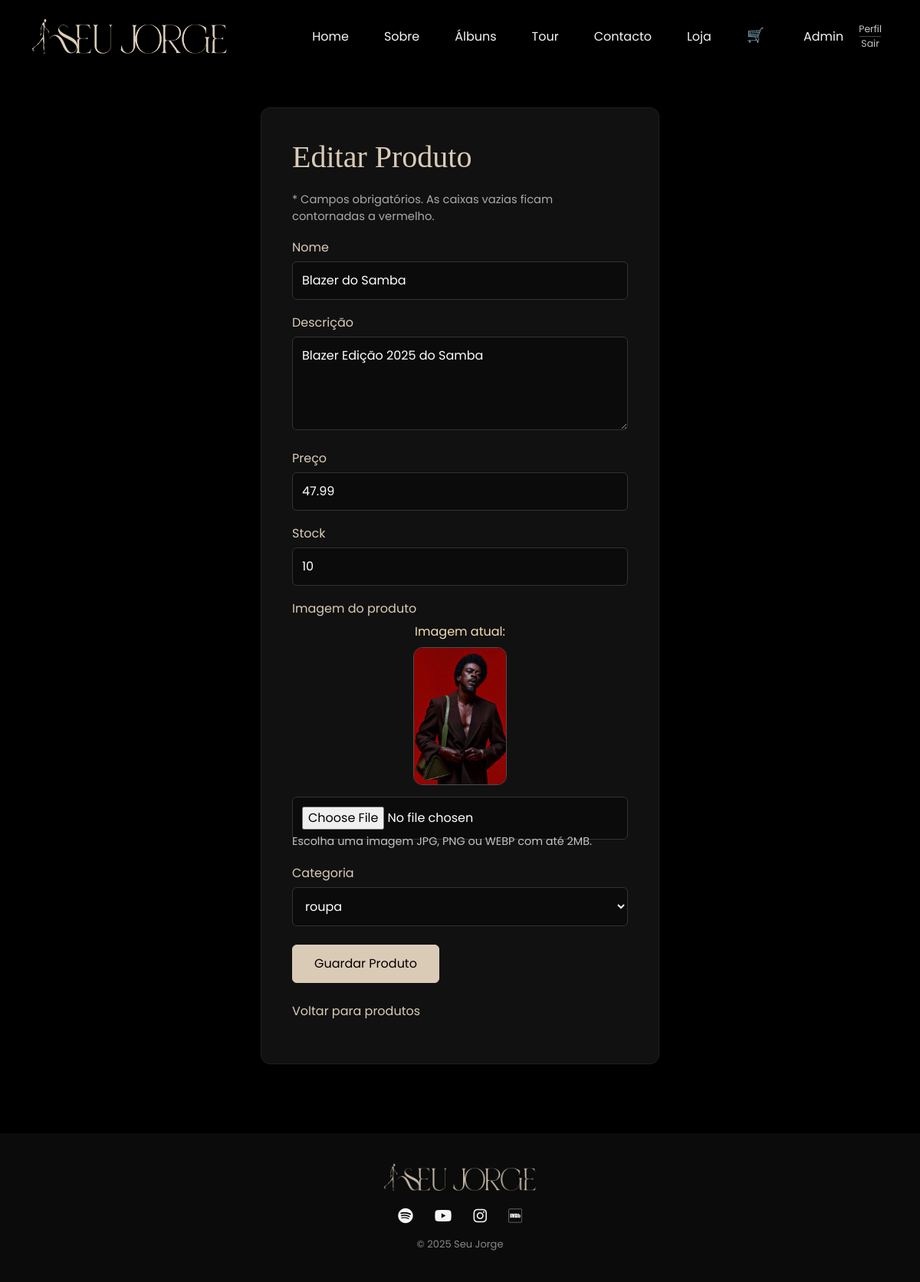
Screenshot of /admin/admin_product_form.php?id=1 (signed in) with the database file from the repository.
### tables this page shows
CREATE TABLE IF NOT EXISTS products (
    id INT AUTO_INCREMENT PRIMARY KEY,
    name VARCHAR(100) NOT NULL,
    description TEXT,
    price DECIMAL(10, 2) NOT NULL,
    stock INT NOT NULL,
    image VARCHAR(255),
    category VARCHAR(50)
);

CREATE TABLE IF NOT EXISTS categories (
    id INT AUTO_INCREMENT PRIMARY KEY,
    name VARCHAR(80) NOT NULL UNIQUE
);

### includes/functions.php (called while the page is built, shortened)
<?php
function caminhoProjeto($caminho = ""){
    $scriptDir = str_replace("\\", "/", dirname($_SERVER["SCRIPT_NAME"] ?? ""));
    if(basename($scriptDir) === "admin"){
        $scriptDir = dirname($scriptDir);
    }
    $scriptDir = rtrim($scriptDir, "/");
    if($scriptDir === "" || $scriptDir === "."){
        $scriptDir = "";
    }
    return $scriptDir . "/" . ltrim($caminho, "/");
}
function limparTexto($valor){
    return htmlspecialchars($valor ?? "", ENT_QUOTES, "UTF-8");
}
?>

### admin/admin_product_form.php (the view, shortened to what this page needs)
<?php
include __DIR__ . "/../config/database.php";
include __DIR__ . "/../includes/functions.php";
$sqlCriarCategorias = "CREATE TABLE IF NOT EXISTS categories (
    id INT AUTO_INCREMENT PRIMARY KEY,
    name VARCHAR(80) NOT NULL UNIQUE
)";
mysqli_query($conexao, $sqlCriarCategorias);
$sqlSincronizarCategorias = "INSERT IGNORE INTO categories (name)
    SELECT DISTINCT category
    FROM products
    WHERE category IS NOT NULL AND category <> ''";
mysqli_query($conexao, $sqlSincronizarCategorias);
$id = (int)($_GET["id"] ?? 0);
$produto = [
    "name" => "",
    "description" => "",
    "price" => "",
    "stock" => "",
    "image" => "",
    "category" => ""
];
if($id > 0){
    $sql = "SELECT * FROM products WHERE id = ? LIMIT 1";
    $stmt = mysqli_prepare($conexao, $sql);
    mysqli_stmt_bind_param($stmt, "i", $id);
    mysqli_stmt_execute($stmt);
    $resultado = mysqli_stmt_get_result($stmt);
    $produtoEncontrado = mysqli_fetch_assoc($resultado);
    if($produtoEncontrado){
        $produto = $produtoEncontrado;
    }
}
$categorias = mysqli_query($conexao, "SELECT name FROM categories ORDER BY name ASC");
include __DIR__ . "/../includes/header.php";
include __DIR__ . "/../includes/navbar.php";
?>
<section class="auth-section">
    <div class="container">
        <div class="auth-card">
            <h1><?php echo $id > 0 ? "Editar Produto" : "Adicionar Produto"; ?></h1>
            <form method="POST" enctype="multipart/form-data" class="form-validacao">
                <p class="form-required-note">* Campos obrigatórios. As caixas vazias ficam contornadas a vermelho.</p>
                <label>Nome</label>
                <input type="text" name="name" value="<?php echo limparTexto($produto["name"]); ?>" required>
                <label>Descrição</label>
                <textarea name="description" rows="4" required><?php echo limparTexto($produto["description"]); ?></textarea>
                <label>Preço</label>
                <input type="number" step="0.01" min="0.01" name="price" value="<?php echo limparTexto($produto["price"]); ?>" required>
                <label>Stock</label>
                <input type="number" min="0" name="stock" value="<?php echo limparTexto($produto["stock"]); ?>" required>
                <label>Imagem do produto</label>
                <?php if($produto["image"] !== ""): ?>
                    <div class="admin-image-preview">
                        <p>Imagem atual:</p>
                        <img src="<?php echo caminhoProjeto(limparTexto($produto["image"])); ?>" alt="Imagem atual do produto">
                    </div>
                <?php endif; ?>
                <input type="file" name="image_file" accept="image/jpeg,image/png,image/webp" <?php echo $id === 0 ? "required" : ""; ?>>
                <small class="form-help">Escolha uma imagem JPG, PNG ou WEBP com até 2MB.</small>
                <label>Categoria</label>
                <select name="category" id="category-select" required>
                    <?php while($categoria = mysqli_fetch_assoc($categorias)): ?>
                        <option value="<?php echo limparTexto($categoria["name"]); ?>" <?php echo $produto["category"] === $categoria["name"] ? "selected" : ""; ?>>
                            <?php echo limparTexto($categoria["name"]); ?>
                        </option>
                    <?php endwhile; ?>
                </select>
                <button type="submit">Guardar Produto</button>
            </form>
            <p class="auth-link"><a href="admin_products.php">Voltar para produtos</a></p>
        </div>
    </div>
</section>
<?php include __DIR__ . "/../includes/footer.php"; ?>

### css/style.css (style rules this page uses)
body { background:#0B0B0B; color:#F5F5F5; font-family:'Poppins', sans-serif; }
.auth-section { background:#000; min-height:100vh; padding:140px 0 90px; }
.auth-card { background:#111; border:1px solid #1f1f1f; border-radius:12px; padding:40px; max-width:520px; margin:auto; box-shadow:0 15px 40px rgba(0,0,0,0.5); }
.auth-card h1, .auth-card h2 { font-family:'Playfair Display', serif; color:#DACBB7; margin-bottom:20px; }
.auth-card p { color:#aaa; }
.auth-card label { display:block; color:#DACBB7; margin:18px 0 6px; }
.auth-card input, .auth-card textarea, .auth-card select { width:100%; background:#0b0b0b; border:1px solid #333; color:#fff; padding:12px; border-radius:6px; outline:none; }
.auth-card button, .site-btn { display:inline-block; margin-top:24px; background:#DACBB7; color:#000; border:1px solid #DACBB7; padding:12px 28px; border-radius:6px; text-decoration:none; transition:0.3s; }
.auth-link { margin-top:25px; }
.auth-link a, .edit-link { color:#DACBB7; text-decoration:none; }
.admin-image-preview { margin-bottom: 15px; text-align: center; }
.admin-image-preview p { margin-bottom: 8px; color: #f5deb3; }
.admin-image-preview img { max-width: 220px; max-height: 180px; border-radius: 12px; object-fit: cover; border: 1px solid rgba(255, 255, 255, 0.25); }
.form-help { display: block; margin-top: -8px; margin-bottom: 15px; color: rgba(255, 255, 255, 0.75); font-size: 0.9rem; }
.form-required-note { color: rgba(255, 255, 255, 0.78); font-size: 0.92rem; margin-bottom: 14px; }

### rows the page displays
products: name "Blazer do Samba", description "Blazer Edição 2025 do Samba", price "47.99", stock "10", image (picture), category "roupa"
